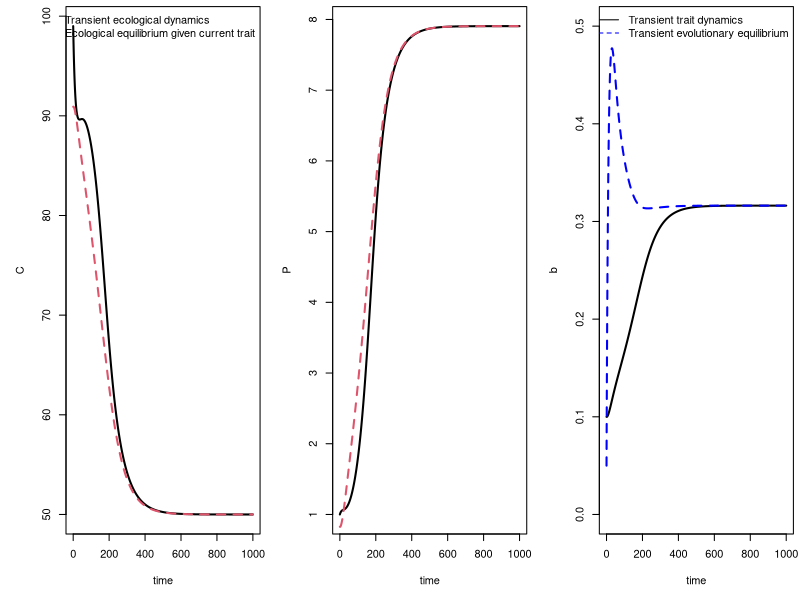
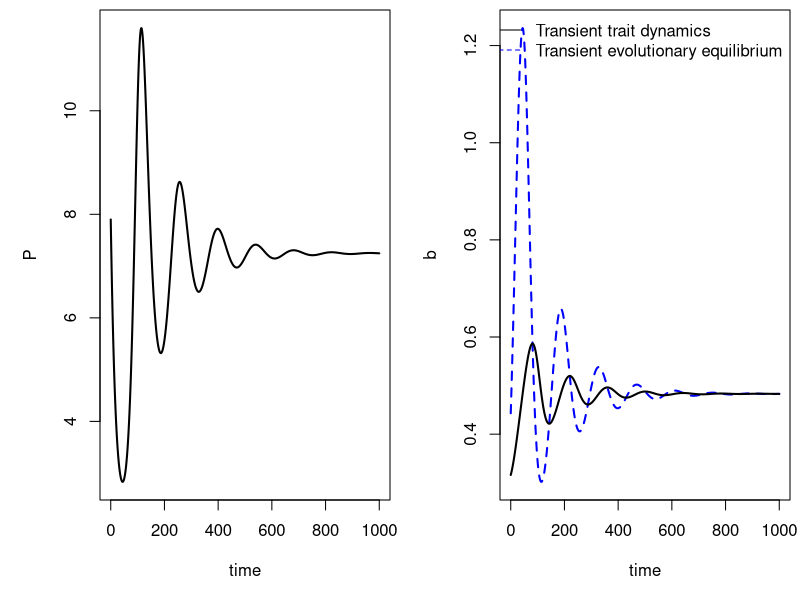

Here is the R script that generated these plots, in order:
qg_model <- function(t, y, pars) {
    C <- y[1]
    P <- y[2]
    b <- y[3]

    K <- pars["K"]
    e <- pars["e"]
    m <- pars["m"]
    s <- pars["s"]
    amin <- pars["amin"]
    V <- pars["V"]
    a <- amin + s*b^2

    dCdt <- b*C*(1-C/K) - a*C*P
    dPdt <- e*a*C*P - m*P
    dbdt <- V*(1-C/K - 2*s*b*P)
    list(c(dCdt,dPdt,dbdt))
}

pars <- c(K=100, e=0.1, m=0.1, s=0.1, amin=0.01, V=0.01)
y0 <- c(C=99, P=1, b=0.1)
times <- seq(0,1000,0.1)

library(deSolve)
out <- ode(y=y0, times=times, parms=pars, func=qg_model)

par(mfrow=c(1,3), mar=c(5,5,0.5,0.5), oma=rep(0,4))
with(as.data.frame(out), plot(time, C, type='l', lwd=2))
## how far away from the ecological equilibrium, given the current trait value, are the system dynamics?
with(as.data.frame(out), lines(time, pars["m"]/(pars["e"]*(pars["amin"]+pars["s"]*b^2)), type='l', col=2, lwd=2, lty=2))
legend(x='topright', c("Transient ecological dynamics", "Ecological equilibrium given current trait"), bty='n', lty=c(1,2), col=c(1,2))

with(as.data.frame(out), plot(time, P, type='l', lwd=2))
with(as.data.frame(out), lines(time, b*(pars["K"]-pars["m"]/(pars["e"]*(pars["amin"]+pars["s"]*b^2)))/(pars["K"]*(pars["amin"]+pars["s"]*b^2)), type='l', col=2, lty=2, lwd=2))

with(as.data.frame(out), plot(time, b, type='l', ylim=c(0,0.5), lwd=2))
## evolutionary equilibrium given C and K
with(as.data.frame(out), lines(time, (pars["K"]-C)/(2*pars["s"]*pars["K"]*P), col="blue", lty=2, lwd=2))
legend(x='topright', c("Transient trait dynamics", "Transient evolutionary equilibrium"), bty='n', lty=c(1,2), col=c(1,"blue"))



## what if you "trap" the system in a transient, for example by harvesting the prey population.
qg_model_2 <- function(t, y, pars) {
    C <- y[1]
    P <- y[2]
    b <- y[3]

    K <- pars["K"]
    e <- pars["e"]
    m <- pars["m"]
    s <- pars["s"]
    amin <- pars["amin"]
    V <- pars["V"]
    a <- amin + s*b^2

    dCdt <- b*C*(1-C/K) - a*C*P
    dPdt <- e*a*C*P - m*P
    dbdt <- V*(1-C/K - 2*s*b*P)
    list(c(0,dPdt,dbdt))
}

## start the system with P and b and the eco-evolutionary equilibrium, but drop C to its harvested value
y0 <- c(C=30, P=7.9, b=0.316)
out2 <- ode(y=y0, times=times, parms=pars, func=qg_model_2)

par(mfrow=c(1,2), mar=c(5,5,0.5,0.5), oma=rep(0,4))
with(as.data.frame(out2), plot(time, P, type='l', lwd=2))

with(as.data.frame(out2), plot(time, (pars["K"]-C)/(2*pars["s"]*pars["K"]*P), type='l', col="blue", lty=2, lwd=2, ylab="b"))
with(as.data.frame(out2), lines(time, b, type='l', lwd=2))
## evolutionary equilibrium given C and K
legend(x='topright', c("Transient trait dynamics", "Transient evolutionary equilibrium"), bty='n', lty=c(1,2), col=c(1,"blue"))
